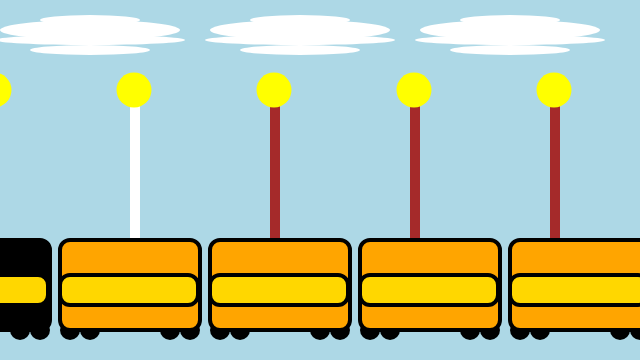
Frame 1 (no input)
Frame 60 (no input): identical to frame 1, image omitted
Frame 120 (the mouse pressed at the canvas centre since frame 60): identical to frame 1, image omitted

The p5.js sketch that drew this single still picture (run headless with seeded random() and noise() and a simulated clock; from frame 60 on, the mouse is pressed at the canvas centre):

// p5.js sketch
// ── sketch.js
/*
 pattern version 1
 javascript loops
*/

function setup() {
    createCanvas(640, 360);
}

function draw() {
    background('lightblue');



    // clouds
    for (let a = 90; a < width; a += 210) {
        noStroke();
        fill('white');
        ellipse(a, 30, 180, 20);
        ellipse(a, 40, 190, 10);
        ellipse(a, 20, 100, 10);
        ellipse(a, 50, 120, 10);

    }

    // light poles
    for (let a = 30; a < width; a += 140) {
        rect(a + 100, 100, 10, 220); //poles
        fill('yellow');
        ellipse(a-36, 90, 35);//lightbowls
        fill('brown');
    }

    //train wheels
    for (let a = -90; a < width; a += 150) {
        noStroke();
        ellipse(a + 10, 330, 20, 20); //wheels
        fill('black');
        ellipse(a + 30, 330, 20, 20); //wheels
        fill('black');
        ellipse(a + 110, 330, 20, 20); //wheels
        fill('black');
        ellipse(a + 130, 330, 20, 20); //wheels
        fill('black');
    }


    // train
    for (let a = -90; a < width; a += 150) {
        stroke('black');
        strokeWeight(4);
        rect(a, 240, 140, 90, 10); //windows
        fill('gold');
        rect(a, 275, 138, 30, 10); //wagons
        fill('orange');
    }
}
